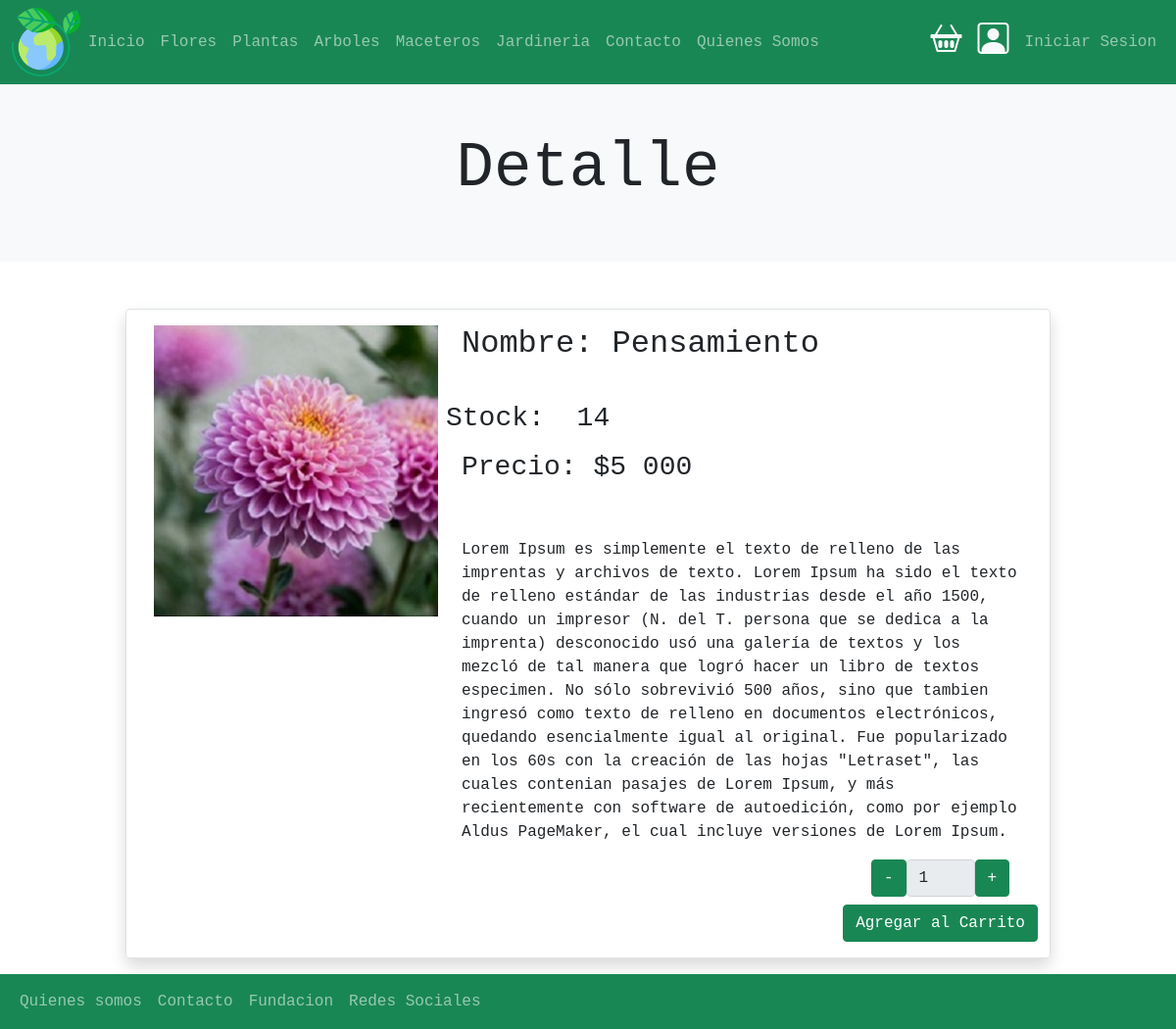
The page /productos/roberto on the database as committed earlier.
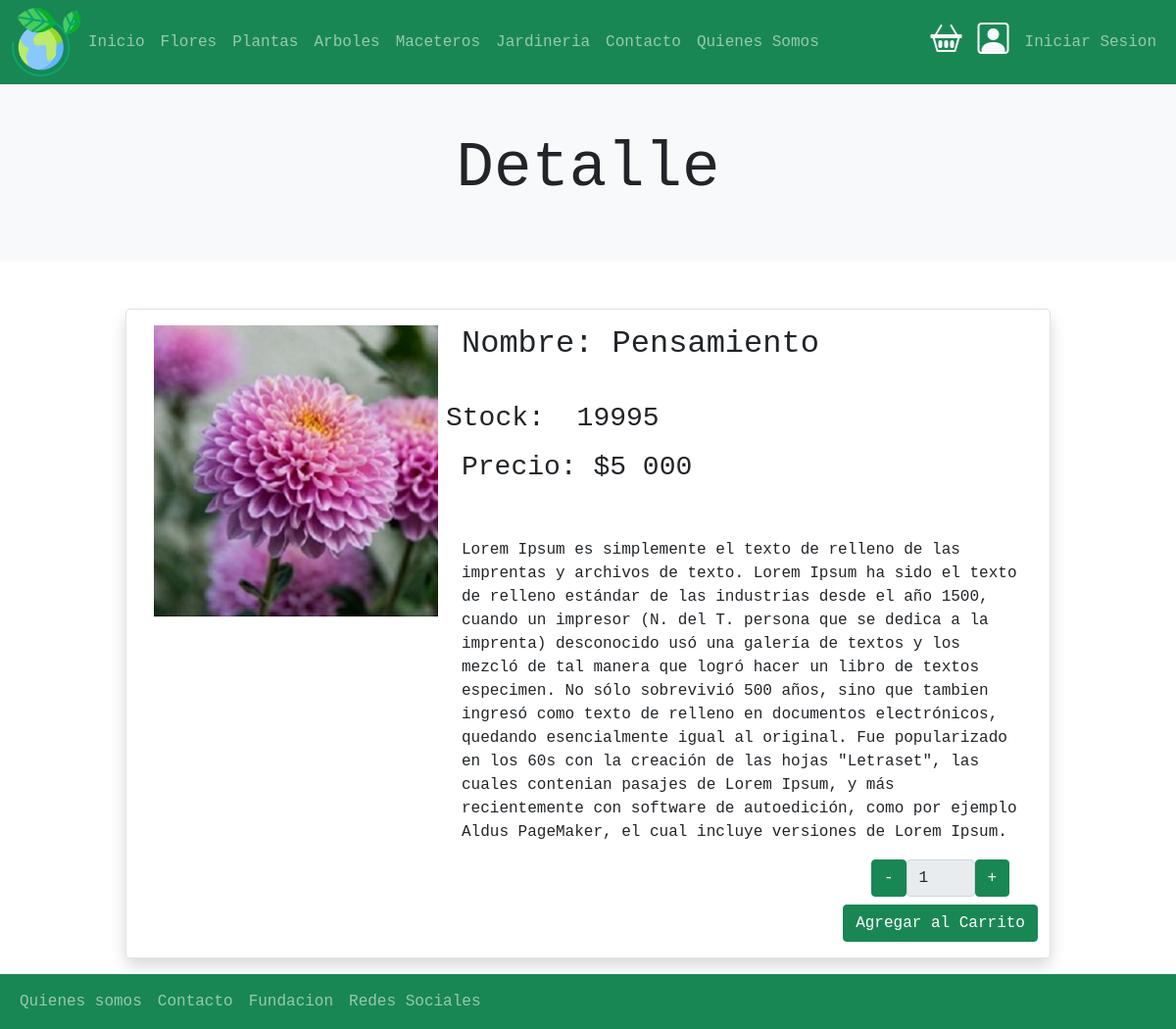
The same page on the database as committed later.
### productos/models.py (models this page shows, shortened)
class Producto(models.Model):
    usuario = models.ForeignKey(User, null=False, blank=False, on_delete=models.PROTECT)
    nombre =  models.CharField(max_length=50)
    imagen = models.ImageField(upload_to="productos",null=False, blank=False)
    descripcion = models.TextField()
    precio = models.IntegerField(default=0,null=False , blank=False)
    slug = models.SlugField(null=False, blank=False , unique=True)
    creacion = models.DateTimeField(auto_now_add=True)
    stock = models.IntegerField(null=False , blank=False, default=0)
    categoria =  models.ForeignKey(Categoria, on_delete=models.PROTECT)

### productos/views.py (the view)
# urls.py: path('<slug:slug>', views.ProductoDetalleView.as_view(),name='producto'),
class ProductoDetalleView(DetailView):
    model = Producto
    template_name = 'productos/producto.html'
    def get_context_data(self, **kwargs):
        context =  super().get_context_data(**kwargs)
        return context

### productos/templates/productos/producto.html
{% extends 'base.html' %}
{% load static %}
{% load humanize %}
{% block contenido %}
<section>
    <div class="p-5 bg-light">
        <div class="container">
            <h1 class="display-3 text-center bg-light">Detalle</h1>
        </div>
    </div>
</section>
<section>
        <div class="container mt-5">
          <div class="row shadow m-3 border rounded">
            <div class="col-sm-4">
                {% if producto.imagen %}
                <img src="{{ producto.imagen.url }} " alt="imagen" class="img-fluid m-3">
            {% endif %}
            </div>
            <div class="col-sm-8">
              <h2 class="m-3">Nombre: {{ producto.nombre | title}}</h2>
              <br>
              <h3 class="d-inline"> Stock:  </h3>  <h3 class="m-3 d-inline" id="stock" >{{producto.stock}}</h3>
              <br>
              <h3 class="m-3">Precio: ${{producto.precio | intcomma}}</h3>
              <br>
              <p class="m-3">{{producto.descripcion}}</p>
              {% if producto.stock > 0  %}
                <div class="d-flex justify-content-end">
                  <div>
                    {% include 'carrito/snippets/agregar.html' %}
                  </div>
                </div>
              {% endif %}
              </div>
          </div>
        </div>
</section>
{% endblock contenido %}

Rows that differ between the two databases and show on the page:
changed Producto "Pensamiento": stock "14" → "19995"
